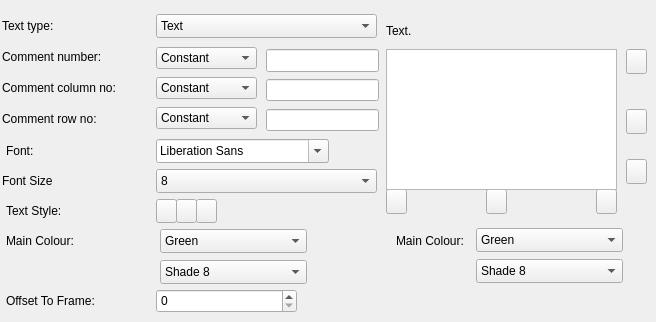
   <widget class="QWidget" name="Click">
    <attribute name="title">
     <string>Click</string>
    </attribute>
    <widget class="QComboBox" name="comboBox_36">
     <property name="geometry">
      <rect>
       <x>160</x>
       <y>260</y>
       <width>147</width>
       <height>24</height>
      </rect>
     </property>
     <item>
      <property name="text">
       <string>Shade 8</string>
      </property>
     </item>
    </widget>
    <widget class="QPushButton" name="pushButton_26">
     <property name="geometry">
      <rect>
       <x>196</x>
       <y>199</y>
       <width>21</width>
       <height>24</height>
      </rect>
     </property>
     <property name="text">
      <string/>
     </property>
     <property name="icon">
      <iconset theme="QIcon::ThemeIcon::FormatTextUnderline"/>
     </property>
    </widget>
    <widget class="QPushButton" name="pushButton_22">
     <property name="geometry">
      <rect>
       <x>386</x>
       <y>189</y>
       <width>21</width>
       <height>25</height>
      </rect>
     </property>
     <property name="text">
      <string/>
     </property>
     <property name="icon">
      <iconset theme="QIcon::ThemeIcon::FormatJustifyLeft"/>
     </property>
    </widget>
    <widget class="QComboBox" name="comboBox_34">
     <property name="geometry">
      <rect>
       <x>160</x>
       <y>229</y>
       <width>147</width>
       <height>24</height>
      </rect>
     </property>
     <item>
      <property name="text">
       <string>Green</string>
      </property>
     </item>
    </widget>
    <widget class="QLineEdit" name="lineEdit_9">
     <property name="geometry">
      <rect>
       <x>266</x>
       <y>79</y>
       <width>113</width>
       <height>22</height>
      </rect>
     </property>
    </widget>
    <widget class="QLabel" name="label_37">
     <property name="geometry">
      <rect>
       <x>6</x>
       <y>139</y>
       <width>148</width>
       <height>24</height>
      </rect>
     </property>
     <property name="text">
      <string>Font:</string>
     </property>
    </widget>
    <widget class="QPushButton" name="pushButton_23">
     <property name="geometry">
      <rect>
       <x>486</x>
       <y>189</y>
       <width>21</width>
       <height>25</height>
      </rect>
     </property>
     <property name="text">
      <string/>
     </property>
     <property name="icon">
      <iconset theme="QIcon::ThemeIcon::FormatJustifyCenter"/>
     </property>
    </widget>
    <widget class="QLabel" name="label_34">
     <property name="geometry">
      <rect>
       <x>2</x>
       <y>45</y>
       <width>148</width>
       <height>24</height>
      </rect>
     </property>
     <property name="text">
      <string>Comment number:</string>
     </property>
    </widget>
    <widget class="QLabel" name="label_35">
     <property name="geometry">
      <rect>
       <x>396</x>
       <y>229</y>
       <width>81</width>
       <height>24</height>
      </rect>
     </property>
     <property name="text">
      <string>Main Colour:</string>
     </property>
    </widget>
    <widget class="QLabel" name="label_31">
     <property name="geometry">
      <rect>
       <x>6</x>
       <y>199</y>
       <width>148</width>
       <height>24</height>
      </rect>
     </property>
     <property name="text">
      <string>Text Style:</string>
     </property>
    </widget>
    <widget class="QComboBox" name="comboBox_35">
     <property name="geometry">
      <rect>
       <x>156</x>
       <y>169</y>
       <width>221</width>
       <height>24</height>
      </rect>
     </property>
     <item>
      <property name="text">
       <string>8</string>
      </property>
     </item>
     <item>
      <property name="text">
       <string>10</string>
      </property>
     </item>
     <item>
      <property name="text">
       <string>12</string>
      </property>
     </item>
     <item>
      <property name="text">
       <string>14</string>
      </property>
     </item>
     <item>
      <property name="text">
       <string>16</string>
      </property>
     </item>
     <item>
      <property name="text">
       <string>18</string>
      </property>
     </item>
     <item>
      <property name="text">
       <string>20</string>
      </property>
     </item>
     <item>
      <property name="text">
       <string>22</string>
      </property>
     </item>
     <item>
      <property name="text">
       <string>24</string>
      </property>
     </item>
     <item>
      <property name="text">
       <string>28</string>
      </property>
     </item>
     <item>
      <property name="text">
       <string>32</string>
      </property>
     </item>
     <item>
      <property name="text">
       <string>36</string>
      </property>
     </item>
     <item>
      <property name="text">
       <string>40</string>
      </property>
     </item>
    </widget>
    <widget class="QSpinBox" name="spinBox_3">
     <property name="geometry">
      <rect>
       <x>156</x>
       <y>289</y>
       <width>141</width>
       <height>24</height>
      </rect>
     </property>
    </widget>
    <widget class="QPushButton" name="pushButton_25">
     <property name="geometry">
      <rect>
       <x>596</x>
       <y>189</y>
       <width>21</width>
       <height>25</height>
      </rect>
     </property>
     <property name="text">
      <string/>
     </property>
     <property name="icon">
      <iconset theme="QIcon::ThemeIcon::FormatJustifyRight"/>
     </property>
    </widget>
    <widget class="QComboBox" name="comboBox_33">
     <property name="geometry">
      <rect>
       <x>476</x>
       <y>259</y>
       <width>147</width>
       <height>24</height>
      </rect>
     </property>
     <item>
      <property name="text">
       <string>Shade 8</string>
      </property>
     </item>
    </widget>
    <widget class="QLabel" name="label_30">
     <property name="geometry">
      <rect>
       <x>2</x>
       <y>169</y>
       <width>148</width>
       <height>24</height>
      </rect>
     </property>
     <property name="text">
      <string>Font Size</string>
     </property>
    </widget>
    <widget class="QTextEdit" name="textEdit_3">
     <property name="geometry">
      <rect>
       <x>386</x>
       <y>49</y>
       <width>231</width>
       <height>141</height>
      </rect>
     </property>
    </widget>
    <widget class="QLabel" name="label_32">
     <property name="geometry">
      <rect>
       <x>2</x>
       <y>107</y>
       <width>148</width>
       <height>24</height>
      </rect>
     </property>
     <property name="text">
      <string>Comment row no:</string>
     </property>
    </widget>
    <widget class="QComboBox" name="comboBox_25">
     <property name="geometry">
      <rect>
       <x>156</x>
       <y>14</y>
       <width>221</width>
       <height>24</height>
      </rect>
     </property>
     <item>
      <property name="text">
       <string>Text</string>
      </property>
     </item>
     <item>
      <property name="text">
       <string>Comment</string>
      </property>
     </item>
    </widget>
    <widget class="QPushButton" name="pushButton_27">
     <property name="geometry">
      <rect>
       <x>156</x>
       <y>199</y>
       <width>21</width>
       <height>24</height>
      </rect>
     </property>
     <property name="text">
      <string/>
     </property>
     <property name="icon">
      <iconset theme="QIcon::ThemeIcon::FormatTextBold"/>
     </property>
    </widget>
    <widget class="QLabel" name="label_38">
     <property name="geometry">
      <rect>
       <x>2</x>
       <y>14</y>
       <width>148</width>
       <height>24</height>
      </rect>
     </property>
     <property name="text">
      <string>Text type:</string>
     </property>
    </widget>
    <widget class="QPushButton" name="pushButton_28">
     <property name="geometry">
      <rect>
       <x>626</x>
       <y>49</y>
       <width>21</width>
       <height>25</height>
      </rect>
     </property>
     <property name="text">
      <string/>
     </property>
     <property name="icon">
      <iconset theme="QIcon::ThemeIcon::FormatJustifyLeft"/>
     </property>
    </widget>
    <widget class="QLineEdit" name="lineEdit_10">
     <property name="geometry">
      <rect>
       <x>266</x>
       <y>49</y>
       <width>113</width>
       <height>23</height>
      </rect>
     </property>
     <property name="text">
      <string/>
     </property>
    </widget>
    <widget class="QPushButton" name="pushButton_21">
     <property name="geometry">
      <rect>
       <x>176</x>
       <y>199</y>
       <width>21</width>
       <height>24</height>
      </rect>
     </property>
     <property name="text">
      <string/>
     </property>
     <property name="icon">
      <iconset theme="QIcon::ThemeIcon::FormatTextItalic"/>
     </property>
    </widget>
    <widget class="QLabel" name="label_36">
     <property name="geometry">
      <rect>
       <x>6</x>
       <y>229</y>
       <width>148</width>
       <height>24</height>
      </rect>
     </property>
     <property name="text">
      <string>Main Colour:</string>
     </property>
    </widget>
    <widget class="QLabel" name="label_39">
     <property name="geometry">
      <rect>
       <x>2</x>
       <y>76</y>
       <width>148</width>
       <height>24</height>
      </rect>
     </property>
     <property name="text">
      <string>Comment column no:</string>
     </property>
    </widget>
    <widget class="QLineEdit" name="lineEdit_8">
     <property name="geometry">
      <rect>
       <x>266</x>
       <y>109</y>
       <width>113</width>
       <height>22</height>
      </rect>
     </property>
    </widget>
    <widget class="QLabel" name="label_29">
     <property name="geometry">
      <rect>
       <x>386</x>
       <y>19</y>
       <width>31</width>
       <height>24</height>
      </rect>
     </property>
     <property name="text">
      <string>Text.</string>
     </property>
    </widget>
    <widget class="QWidget" name="layoutWidget_2">
     <property name="geometry">
      <rect>
       <x>156</x>
       <y>45</y>
       <width>101</width>
       <height>86</height>
      </rect>
     </property>
     <layout class="QGridLayout" name="gridLayout_6">
      <item row="0" column="0">
       <widget class="QComboBox" name="comboBox_29">
        <item>
         <property name="text">
          <string>Constant</string>
         </property>
        </item>
        <item>
         <property name="text">
          <string>Tag</string>
         </property>
        </item>
       </widget>
      </item>
      <item row="1" column="0">
       <widget class="QComboBox" name="comboBox_30">
        <item>
         <property name="text">
          <string>Constant</string>
         </property>
        </item>
        <item>
         <property name="text">
          <string>Tag</string>
         </property>
        </item>
       </widget>
      </item>
      <item row="2" column="0">
       <widget class="QComboBox" name="comboBox_31">
        <item>
         <property name="text">
          <string>Constant</string>
         </property>
        </item>
        <item>
         <property name="text">
          <string>Tag</string>
         </property>
        </item>
       </widget>
      </item>
     </layout>
    </widget>
    <widget class="QFontComboBox" name="fontComboBox_3">
     <property name="geometry">
      <rect>
       <x>156</x>
       <y>139</y>
       <width>173</width>
       <height>24</height>
      </rect>
     </property>
    </widget>
    <widget class="QLabel" name="label_33">
     <property name="geometry">
      <rect>
       <x>6</x>
       <y>289</y>
       <width>148</width>
       <height>24</height>
      </rect>
     </property>
     <property name="text">
      <string>Offset To Frame:</string>
     </property>
    </widget>
    <widget class="QComboBox" name="comboBox_32">
     <property name="geometry">
      <rect>
       <x>476</x>
       <y>228</y>
       <width>147</width>
       <height>24</height>
      </rect>
     </property>
     <item>
      <property name="text">
       <string>Green</string>
      </property>
     </item>
    </widget>
    <widget class="QPushButton" name="pushButton_29">
     <property name="geometry">
      <rect>
       <x>626</x>
       <y>109</y>
       <width>21</width>
       <height>25</height>
      </rect>
     </property>
     <property name="text">
      <string/>
     </property>
     <property name="icon">
      <iconset theme="QIcon::ThemeIcon::FormatJustifyCenter"/>
     </property>
    </widget>
    <widget class="QPushButton" name="pushButton_24">
     <property name="geometry">
      <rect>
       <x>626</x>
       <y>159</y>
       <width>21</width>
       <height>25</height>
      </rect>
     </property>
     <property name="text">
      <string/>
     </property>
     <property name="icon">
      <iconset theme="QIcon::ThemeIcon::FormatJustifyRight"/>
     </property>
    </widget>
   </widget>
